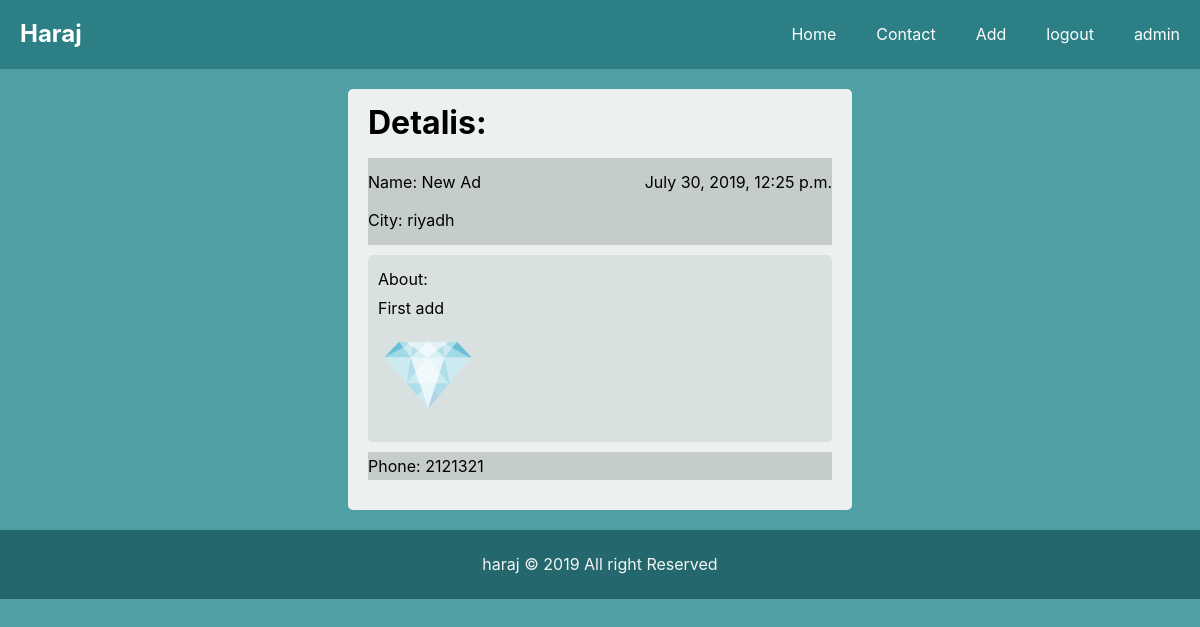
The app's page /detalis/11/ (signed in) with its own data.
### haraj_app/models.py (models this page shows)
class Add(models.Model):
    name = models.CharField(max_length=20)
    body = models.TextField()
    date = models.DateTimeField(default=timezone.now)
    picture = models.ImageField(upload_to='haraj_pics', blank = True)
    Phone_number = models.CharField(max_length=10)
    city = models.CharField(max_length=10)

### haraj_app/views.py (the view)
# urls.py: path('detalis/', views.detalis,name='detalis'),
def detalis(request,pk):
    ad = get_object_or_404(Add, pk=pk)
    data = {
        'ad' : ad
    }
    return render(request, 'detalis.html' , data)

### template/detalis.html (shortened to what this page needs)
{% extends 'base.html' %}
{% block body %}
<div class="container">
    <div class="main">
        <h1><strong> Detalis:</strong></h1>
        <div id="top">
            <p id="name"> Name: {{ad.name}}             <p id="date1">{{ad.date}}</p>
        </p>
        <br>
            <p id='city'>City: {{ad.city}}</p>
        </div>
        <p id="about">About: <br>
             {{ad.body}} <br>
             <img src="{{ad.picture.url}}" alt="Cover Image" width="100px">
        </p>
        <p id="phone"> Phone: {{ad.Phone_number}}</p>
    </div>
</div>
{% endblock %}

### template/base.html (shortened to what this page needs)
<!DOCTYPE html>
{% load static %}
<html lang="en">
<head>
    <link rel="stylesheet" href="{% static 'style.css'%}">
</head>
<body>
    <nav id="navbar">
            <h1><a href="{% url 'home'%}">Haraj</a></h1>
            <ul>
                <li><a href="{% url 'home'%}">Home</a></li>
                <li><a href="{% url 'contact'%}">Contact</a></li>
                {% if user.is_authenticated %}
                <li><a href="{% url 'add'%}">Add</a></li>
                <li><a href="{% url 'logout'%}">logout</a></li>
                {% else %}
                <li><a href="{% url 'register'%}">Register</a></li>
                <li><a href="{% url 'login' %}">Login</a></li>
                {% endif %}
                <li><a href="#">{{user.username}}</a></li>
            </ul>
    </nav>
    {% block body %}
    {% endblock %}
    <footer id="footer">
        <p>haraj &copy; 2019 All right Reserved</p>
    </footer>
</body>
</html>

### static/style.css (style rules this page uses)
* { padding: 0; margin: 0; box-sizing: border-box; }
body { line-height: 1.8rem; background-color: rgb(80, 159, 165); font-family: -apple-system, BlinkMacSystemFont, 'Segoe UI', Roboto, Oxygen, Ubuntu, Cantarell, 'Open Sans', 'Helvetica Neue', sans-serif; }
a { text-decoration: none; color: gray; }
h1,h2,h3 { padding-bottom: 20px; }
p { margin: 10px 0; }
#navbar { background-color:rgb(43, 127, 133); overflow:hidden; }
#navbar h1 { float:left; padding-left:20px; padding-top: 20px; }
#navbar h1 a { color: white; }
#navbar ul { float: right; list-style-type: none; }
#navbar a { color: white; }
#navbar ul li a { color: white; display: block; padding: 20px; }
#navbar ul li { float: left; }
#footer { text-align: center; background-color:rgb(36, 104, 109); color:whitesmoke; padding: 10px; }
.container { margin: 10px auto; width: 60%; height: 60%; }
.main { width: 70%; height: 70%; margin: 20px auto!important; padding:20px; background-color: #f4f4f4f4; border-radius: 5px ; }
#top { background-color: rgb(197, 204, 204); overflow: hidden; }
#about { background-color: rgb(217, 224, 224); border-radius: 5px; padding: 10px; }
#phone { background-color: rgb(197, 204, 204); }
#date1 { float: right; }
#name { float: left; }

### records on screen
Add: name "New Ad", date "July 30, 2019, 12:25 p.m.", city "riyadh", body "First add", picture (picture), Phone_number "2121321"

### other values on screen
{{ user.username }} "admin"
